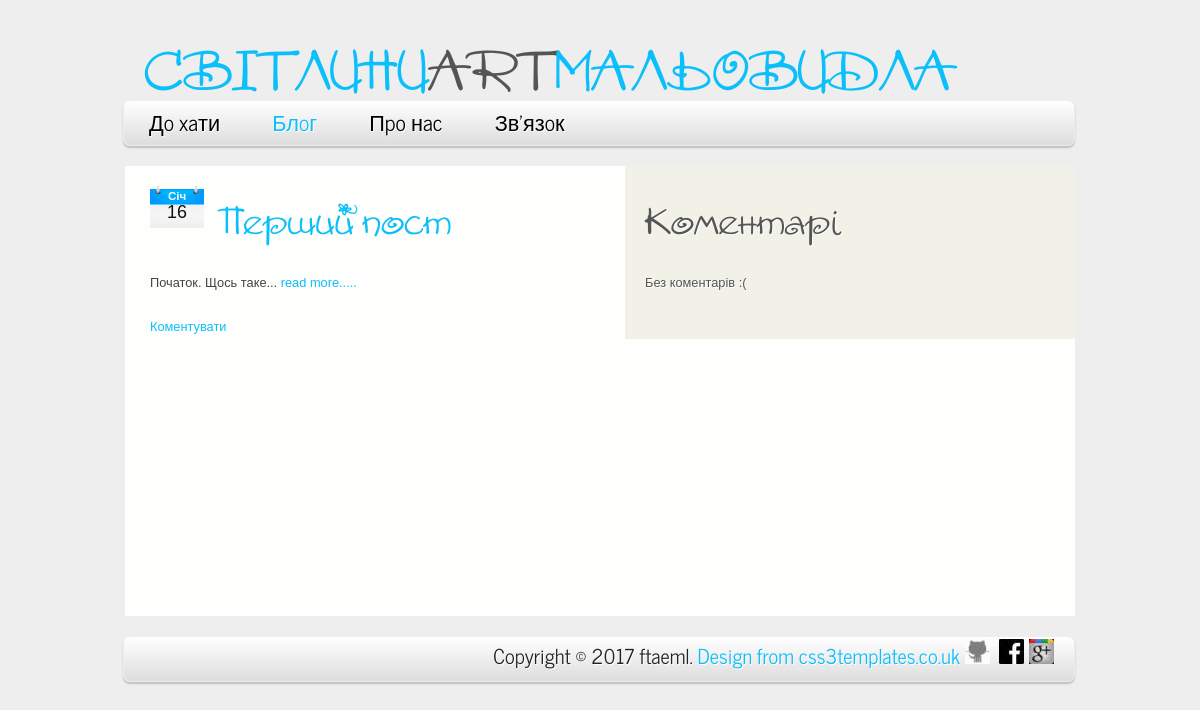
Screenshot of /blog/post/7 with the database file from the repository.
### blog/models.py (models this page shows, shortened)
class Post(models.Model):
    title = models.CharField(max_length=30, verbose_name="Титул")
    content = models.TextField(verbose_name="Вміст")
    published_date = models.DateTimeField(auto_created=True, verbose_name="Дата публікації")
    album = models.ForeignKey(Album, verbose_name="Альбом")
    user = models.ForeignKey(User, verbose_name="Автор")
    class Meta:
        verbose_name = "Повідомлення"
        verbose_name_plural = "Повідомлення"

### blog/views.py (the view)
# urls.py: url(r'^post/(?P<id>\d+)?$', views.post, name="post"),
def post(request, id=None):
    p = get_object_or_404(Post, pk=id)
    context = {"post": p}
    context.update(get_comments(id))
    return render(request, "blog/post.html", context)

### blog/views.py (called while the page is built)
def get_comments(id=None):
    comments = Comment.objects.filter(post=id).order_by("-published_date")
    context = {"comments": comments}
    return context

### templates/blog/post.html
{% extends "base.html" %}
{% load staticfiles %}
{% load i18n %}
{% block menu %}
    {% include "menu.html" with is_index=True %}
{% endblock menu %}
{% block content %}
    <div id="site_content">
        <div id="left_content">
            <div id="blog_container">
                <div class="blog"><h2>{{ post.published_date|date:"M" }}</h2><h3>{{ post.published_date|date:"d" }}</h3></div>
                <h4><a href="{% url "index" %}">{{ post.title }}</a></h4>
                <p>{{ post.content }} <a href="">read more.....</a></p>
                <a class="submit" href="{% url 'comment' id=post.pk %}">Коментувати</a>
            </div>
        </div>
        <div id="right_content">
            <div id="blog_text">
                <h1>Коментарі</h1>
                {% for comment in comments %}
                    <div class="blog"><h2>{{ comment.published_date|date:"M" }}</h2><h3>{{ comment.published_date|date:"d" }}</h3></div>
                    <p>{{ comment.content|linebreaksbr }}</p>
                {% empty %}
                    <p>Без коментарів :(</p>
               {% endfor %}
            </div>
        </div>
    </div>
{% endblock %}

### static/css/style.css (style rules this page uses)
html { height: 100%; }
* { margin: 0; padding: 0; }
body { font: normal .80em arial, sans-serif; }
p { padding: 0 0 25px 0; line-height: 1.7em; }
h1, h2, h3, h4, h5, h6 { font: normal 350% 'AmoreCTT', arial, sans-serif; margin: 0 0 5px 0; padding: 0; }
h2 { font: normal 170% 'AmoreCTT', arial, sans-serif; margin: 0; padding: 0 0 8px 0; }
h3 { font: normal 150% arial, sans-serif; }
h4, h5, h6 { margin: 0; padding: 0 0 5px 0; font: normal 110% arial, sans-serif; line-height: 1.5em; }
a, a:hover { outline: none; text-decoration: none; }
#main, #header, #logo, #menubar, #site_content, #footer { margin-left: auto; margin-right: auto; }
#site_content { width: 950px; overflow: hidden; margin: 4px auto 0 auto; padding: 0; }
#left_content { float: left; text-align: justify; width: 444px; padding: 20px 0 5px 25px; margin: 0; }
#right_content { float: right; width: 450px; padding: 0; min-height: 450px; }
#blog_container h4 { font: normal 300% 'AmoreCTT', arial, sans-serif; margin: 0 0 15px 0; padding: 5px 0; }
.blog { background: url(../images/calendar.png) no-repeat; width: 54px; height: 46px; float: left; margin: 0 15px 0 0; }
.blog h2 { font: bold 90% arial, sans-serif; text-shadow: none; text-align: center; margin: 0; padding: 4px 0 0 0; }
.blog h3 { font: 140% arial, sans-serif; text-shadow: none; margin: 0; text-align: center; padding: -10px 0 0 0; }
#blog_text { padding: 20px; overflow: auto; height: 100%; }
#blog_text h1 { font: normal 300% 'AmoreCTT', arial, sans-serif;; margin: 0 0 15px 0; padding: 5px 0; }

### static/css/colour.css (style rules this page uses)
body { background: #EEE url(../images/light.png); color: #444; }
h2, h6 { color: #07E5F9; }
#site_content { background: #FEFEFC; }
.blog h3, div.image-title.portfolio_one, div.controls.portfolio_one a:hover { color: #111; }
.blog h2, div.image-title.portfolio_two, div.controls.portfolio_two a { color: #FFF; }
#blog_text { background: #F1F1E7; text-shadow: 1px 1px #FFF; color: #555; }
a, a:hover, footer a, ul#nav li.selected a, ul#nav li a:hover, ul#nav ul li a:hover, ul#nav ul li a:focus, ul#nav li.selected ul a:hover, div.controls.portfolio_one a, div.controls.portfolio_two a:hover { color: #0ABFFA; }
h1, h3, h4, h5, a:hover, #logo h1, #logo h1 a:hover, .form_settings input, .form_settings textarea, #blog_container h4, ul#nav li.selected ul a { color: #555; }

### rows the page displays
Post: published_date "Січ", published_date "16", title "Перший пост", content "Початок. Щось таке..."
